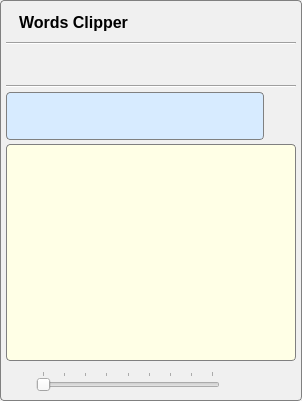
<?xml version="1.0" encoding="UTF-8"?>
<ui version="4.0">
 <class>MainWindow</class>
 <widget class="QMainWindow" name="MainWindow">
  <property name="geometry">
   <rect>
    <x>0</x>
    <y>0</y>
    <width>302</width>
    <height>401</height>
   </rect>
  </property>
  <property name="sizePolicy">
   <sizepolicy hsizetype="Fixed" vsizetype="Preferred">
    <horstretch>0</horstretch>
    <verstretch>0</verstretch>
   </sizepolicy>
  </property>
  <property name="maximumSize">
   <size>
    <width>16777215</width>
    <height>16777215</height>
   </size>
  </property>
  <property name="baseSize">
   <size>
    <width>200</width>
    <height>0</height>
   </size>
  </property>
  <property name="windowTitle">
   <string>MainWindow</string>
  </property>
  <property name="autoFillBackground">
   <bool>false</bool>
  </property>
  <property name="styleSheet">
   <string notr="true">QWidget#centralWidget
{
	background-color: rgb(240, 240, 240);
	background-image: url(:/images/images/mramor.png);
	border: 1px solid grey;
	border-radius: 4px;
}

QTextEdit
{
	
	background-color: rgb(215, 235, 255);
	border: 1px solid grey;
	border-radius: 4px;
}
QListWidget
{
	background-color: rgb(255, 255, 230);
	border: 1px solid grey;
	border-radius: 4px;
	padding: 4px;
}
QPlainTextEdit
{
	background-color: rgb(255, 255, 230);
	border: 1px solid grey;
	border-radius: 4px;
}
QPushButton#pushButton_Apply:pressed
{
	image:url(:/images/images/apply_.png); 
	border:none;
}
QPushButton#pushButton_Select:pressed
{
	image:url(:/images/images/search_.png); 
	border:none;
}
QPushButton#pushButton_Load:pressed
{
	image:url(:/images/images/load_.png);
	border:none;
}
QPushButton#pushButton_Save:pressed
{
	image:url(:/images/images/save_.png);
	border:none;
}
QPushButton#pushButton_Update:pressed
{
	image:url(:/images/images/update_.png);
	border:none;
}
QPushButton#pushButton_Clear:pressed
{
	image:url(:/images/images/clear_.png);
	border:none;
}
QPushButton#pushButton_Delete:pressed
{
	image:url(:/images/images/minus_.png);
	border:none;
}
QPushButton#pushButton_Close:pressed
{
	image:url(:/images/images/close_.png);
	border:none;
}
QPushButton#pushButton_Active:checked
{
	image:url(:/images/images/active.png); 
	border:none;
}

QPushButton#pushButton_Active
{
	image:url(:/images/images/active_.png); 
	border:none;
}
QPushButton#pushButton_Apply
{
	image:url(:/images/images/apply.png); 
	border:none;
}
QPushButton#pushButton_Select
{
	image:url(:/images/images/search.png);
	border:none;
}
QPushButton#pushButton_Load
{
	image:url(:/images/images/load.png);
	border:none;
}
QPushButton#pushButton_Save
{
	image:url(:/images/images/save.png);
	border:none;
}
QPushButton#pushButton_Update
{
	image:url(:/images/images/update.png);
	border:none;
}
QPushButton#pushButton_Clear
{
	image:url(:/images/images/clear.png);
	border:none;
}
QPushButton#pushButton_Delete
{
	image:url(:/images/images/minus.png);
	border:none;
}
QPushButton#pushButton_Close
{
	image:url(:/images/images/close.png);
	border:none;
}

</string>
  </property>
  <widget class="QWidget" name="centralWidget">
   <property name="styleSheet">
    <string notr="true"/>
   </property>
   <layout class="QVBoxLayout" name="verticalLayout">
    <property name="spacing">
     <number>4</number>
    </property>
    <property name="leftMargin">
     <number>6</number>
    </property>
    <property name="topMargin">
     <number>6</number>
    </property>
    <property name="rightMargin">
     <number>6</number>
    </property>
    <property name="bottomMargin">
     <number>4</number>
    </property>
    <item>
     <layout class="QHBoxLayout" name="horizontalLayout_1">
      <item>
       <widget class="QLabel" name="label_2">
        <property name="text">
         <string/>
        </property>
        <property name="pixmap">
         <pixmap resource="images.qrc">:/images/images/ico.png</pixmap>
        </property>
       </widget>
      </item>
      <item>
       <widget class="QLabel" name="label_Title">
        <property name="font">
         <font>
          <pointsize>12</pointsize>
          <weight>75</weight>
          <bold>true</bold>
         </font>
        </property>
        <property name="text">
         <string>Words Clipper</string>
        </property>
       </widget>
      </item>
      <item>
       <spacer name="horizontalSpacer_2">
        <property name="orientation">
         <enum>Qt::Horizontal</enum>
        </property>
        <property name="sizeHint" stdset="0">
         <size>
          <width>40</width>
          <height>20</height>
         </size>
        </property>
       </spacer>
      </item>
      <item>
       <layout class="QHBoxLayout" name="horizontalLayout_5">
        <property name="spacing">
         <number>2</number>
        </property>
        <property name="rightMargin">
         <number>1</number>
        </property>
        <property name="bottomMargin">
         <number>16</number>
        </property>
        <item>
         <widget class="QPushButton" name="pushButton_Active">
          <property name="sizePolicy">
           <sizepolicy hsizetype="Fixed" vsizetype="Fixed">
            <horstretch>0</horstretch>
            <verstretch>0</verstretch>
           </sizepolicy>
          </property>
          <property name="minimumSize">
           <size>
            <width>16</width>
            <height>16</height>
           </size>
          </property>
          <property name="maximumSize">
           <size>
            <width>16</width>
            <height>16</height>
           </size>
          </property>
          <property name="toolTip">
           <string>Activate</string>
          </property>
          <property name="text">
           <string/>
          </property>
          <property name="checkable">
           <bool>true</bool>
          </property>
          <property name="checked">
           <bool>true</bool>
          </property>
         </widget>
        </item>
        <item>
         <widget class="QPushButton" name="pushButton_Close">
          <property name="sizePolicy">
           <sizepolicy hsizetype="Fixed" vsizetype="Fixed">
            <horstretch>0</horstretch>
            <verstretch>0</verstretch>
           </sizepolicy>
          </property>
          <property name="minimumSize">
           <size>
            <width>16</width>
            <height>16</height>
           </size>
          </property>
          <property name="maximumSize">
           <size>
            <width>16</width>
            <height>16</height>
           </size>
          </property>
          <property name="text">
           <string/>
          </property>
          <property name="flat">
           <bool>true</bool>
          </property>
         </widget>
        </item>
       </layout>
      </item>
     </layout>
    </item>
    <item>
     <widget class="Line" name="line_2">
      <property name="orientation">
       <enum>Qt::Horizontal</enum>
      </property>
     </widget>
    </item>
    <item>
     <layout class="QHBoxLayout" name="horizontalLayout_2">
      <property name="spacing">
       <number>8</number>
      </property>
      <item>
       <spacer name="horizontalSpacer">
        <property name="orientation">
         <enum>Qt::Horizontal</enum>
        </property>
        <property name="sizeHint" stdset="0">
         <size>
          <width>40</width>
          <height>20</height>
         </size>
        </property>
       </spacer>
      </item>
      <item>
       <widget class="QPushButton" name="pushButton_Save">
        <property name="sizePolicy">
         <sizepolicy hsizetype="Fixed" vsizetype="Fixed">
          <horstretch>0</horstretch>
          <verstretch>0</verstretch>
         </sizepolicy>
        </property>
        <property name="minimumSize">
         <size>
          <width>32</width>
          <height>32</height>
         </size>
        </property>
        <property name="maximumSize">
         <size>
          <width>32</width>
          <height>32</height>
         </size>
        </property>
        <property name="toolTip">
         <string>Save words to file</string>
        </property>
        <property name="text">
         <string/>
        </property>
        <property name="iconSize">
         <size>
          <width>32</width>
          <height>32</height>
         </size>
        </property>
       </widget>
      </item>
      <item>
       <widget class="QPushButton" name="pushButton_Load">
        <property name="sizePolicy">
         <sizepolicy hsizetype="Fixed" vsizetype="Fixed">
          <horstretch>0</horstretch>
          <verstretch>0</verstretch>
         </sizepolicy>
        </property>
        <property name="minimumSize">
         <size>
          <width>32</width>
          <height>32</height>
         </size>
        </property>
        <property name="maximumSize">
         <size>
          <width>32</width>
          <height>32</height>
         </size>
        </property>
        <property name="font">
         <font>
          <weight>75</weight>
          <bold>true</bold>
         </font>
        </property>
        <property name="toolTip">
         <string>Load words from file</string>
        </property>
        <property name="text">
         <string/>
        </property>
        <property name="iconSize">
         <size>
          <width>32</width>
          <height>32</height>
         </size>
        </property>
        <property name="flat">
         <bool>true</bool>
        </property>
       </widget>
      </item>
      <item>
       <widget class="QPushButton" name="pushButton_Select">
        <property name="sizePolicy">
         <sizepolicy hsizetype="Fixed" vsizetype="Fixed">
          <horstretch>0</horstretch>
          <verstretch>0</verstretch>
         </sizepolicy>
        </property>
        <property name="minimumSize">
         <size>
          <width>32</width>
          <height>32</height>
         </size>
        </property>
        <property name="maximumSize">
         <size>
          <width>32</width>
          <height>32</height>
         </size>
        </property>
        <property name="font">
         <font>
          <weight>75</weight>
          <bold>true</bold>
         </font>
        </property>
        <property name="toolTip">
         <string>Select words file</string>
        </property>
        <property name="text">
         <string/>
        </property>
        <property name="iconSize">
         <size>
          <width>32</width>
          <height>32</height>
         </size>
        </property>
        <property name="flat">
         <bool>true</bool>
        </property>
       </widget>
      </item>
      <item>
       <widget class="QPushButton" name="pushButton_Update">
        <property name="sizePolicy">
         <sizepolicy hsizetype="Fixed" vsizetype="Fixed">
          <horstretch>0</horstretch>
          <verstretch>0</verstretch>
         </sizepolicy>
        </property>
        <property name="minimumSize">
         <size>
          <width>32</width>
          <height>32</height>
         </size>
        </property>
        <property name="maximumSize">
         <size>
          <width>32</width>
          <height>32</height>
         </size>
        </property>
        <property name="font">
         <font>
          <weight>75</weight>
          <bold>true</bold>
         </font>
        </property>
        <property name="toolTip">
         <string>Add words to  file</string>
        </property>
        <property name="text">
         <string/>
        </property>
        <property name="iconSize">
         <size>
          <width>32</width>
          <height>32</height>
         </size>
        </property>
        <property name="flat">
         <bool>true</bool>
        </property>
       </widget>
      </item>
     </layout>
    </item>
    <item>
     <widget class="Line" name="line_1">
      <property name="orientation">
       <enum>Qt::Horizontal</enum>
      </property>
     </widget>
    </item>
    <item>
     <layout class="QHBoxLayout" name="horizontalLayout_3">
      <property name="spacing">
       <number>0</number>
      </property>
      <item>
       <widget class="QTextEdit" name="textEdit_Word">
        <property name="sizePolicy">
         <sizepolicy hsizetype="Expanding" vsizetype="Fixed">
          <horstretch>0</horstretch>
          <verstretch>0</verstretch>
         </sizepolicy>
        </property>
        <property name="minimumSize">
         <size>
          <width>0</width>
          <height>48</height>
         </size>
        </property>
        <property name="maximumSize">
         <size>
          <width>16777215</width>
          <height>48</height>
         </size>
        </property>
        <property name="font">
         <font>
          <weight>75</weight>
          <bold>true</bold>
         </font>
        </property>
        <property name="toolTip">
         <string>Last captured word</string>
        </property>
        <property name="styleSheet">
         <string notr="true"/>
        </property>
        <property name="frameShape">
         <enum>QFrame::NoFrame</enum>
        </property>
        <property name="readOnly">
         <bool>false</bool>
        </property>
       </widget>
      </item>
      <item>
       <widget class="QPushButton" name="pushButton_Apply">
        <property name="sizePolicy">
         <sizepolicy hsizetype="Fixed" vsizetype="Fixed">
          <horstretch>0</horstretch>
          <verstretch>0</verstretch>
         </sizepolicy>
        </property>
        <property name="minimumSize">
         <size>
          <width>32</width>
          <height>32</height>
         </size>
        </property>
        <property name="maximumSize">
         <size>
          <width>32</width>
          <height>32</height>
         </size>
        </property>
        <property name="text">
         <string/>
        </property>
       </widget>
      </item>
     </layout>
    </item>
    <item>
     <widget class="QListWidget" name="listWidget_Words">
      <property name="sizePolicy">
       <sizepolicy hsizetype="Preferred" vsizetype="Expanding">
        <horstretch>0</horstretch>
        <verstretch>0</verstretch>
       </sizepolicy>
      </property>
      <property name="font">
       <font>
        <family>MS Shell Dlg 2</family>
       </font>
      </property>
      <property name="styleSheet">
       <string notr="true"/>
      </property>
      <property name="frameShape">
       <enum>QFrame::NoFrame</enum>
      </property>
     </widget>
    </item>
    <item>
     <layout class="QHBoxLayout" name="horizontalLayout_4">
      <item>
       <widget class="QLabel" name="label">
        <property name="sizePolicy">
         <sizepolicy hsizetype="Fixed" vsizetype="Fixed">
          <horstretch>0</horstretch>
          <verstretch>0</verstretch>
         </sizepolicy>
        </property>
        <property name="minimumSize">
         <size>
          <width>24</width>
          <height>24</height>
         </size>
        </property>
        <property name="maximumSize">
         <size>
          <width>24</width>
          <height>24</height>
         </size>
        </property>
        <property name="text">
         <string/>
        </property>
        <property name="pixmap">
         <pixmap resource="images.qrc">:/images/images/font.png</pixmap>
        </property>
        <property name="scaledContents">
         <bool>true</bool>
        </property>
       </widget>
      </item>
      <item>
       <widget class="QSlider" name="horizontalSlider_fontSize">
        <property name="toolTip">
         <string>Set font size</string>
        </property>
        <property name="minimum">
         <number>8</number>
        </property>
        <property name="maximum">
         <number>16</number>
        </property>
        <property name="pageStep">
         <number>1</number>
        </property>
        <property name="orientation">
         <enum>Qt::Horizontal</enum>
        </property>
        <property name="invertedAppearance">
         <bool>false</bool>
        </property>
        <property name="invertedControls">
         <bool>false</bool>
        </property>
        <property name="tickPosition">
         <enum>QSlider::TicksAbove</enum>
        </property>
       </widget>
      </item>
      <item>
       <widget class="QPushButton" name="pushButton_Delete">
        <property name="minimumSize">
         <size>
          <width>32</width>
          <height>32</height>
         </size>
        </property>
        <property name="maximumSize">
         <size>
          <width>32</width>
          <height>32</height>
         </size>
        </property>
        <property name="toolTip">
         <string>Remove selected word from list</string>
        </property>
        <property name="text">
         <string/>
        </property>
       </widget>
      </item>
      <item>
       <widget class="QPushButton" name="pushButton_Clear">
        <property name="sizePolicy">
         <sizepolicy hsizetype="Fixed" vsizetype="Fixed">
          <horstretch>0</horstretch>
          <verstretch>0</verstretch>
         </sizepolicy>
        </property>
        <property name="minimumSize">
         <size>
          <width>32</width>
          <height>32</height>
         </size>
        </property>
        <property name="maximumSize">
         <size>
          <width>32</width>
          <height>32</height>
         </size>
        </property>
        <property name="toolTip">
         <string>Clear words list</string>
        </property>
        <property name="text">
         <string/>
        </property>
       </widget>
      </item>
     </layout>
    </item>
   </layout>
  </widget>
 </widget>
 <layoutdefault spacing="6" margin="11"/>
 <resources>
  <include location="images.qrc"/>
 </resources>
 <connections/>
</ui>
